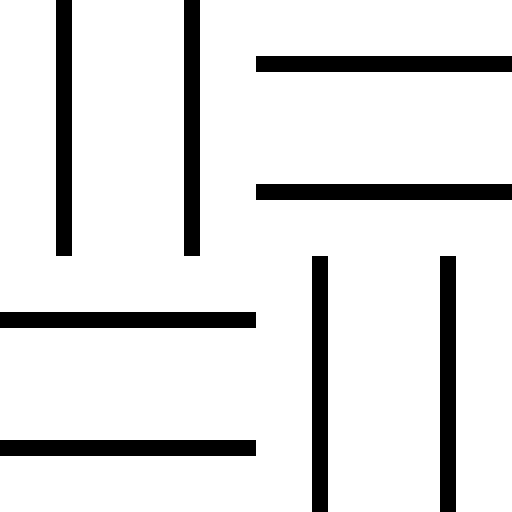

This game map was drawn from its Tiled (.tmx) file and the tilesets committed beside it. A one-line description and the full map source follow:
An orthogonal 4x4 tile map with 128x128 px tiles, 1 tile layer (Tile Layer 1).

<map version="1.2" tiledversion="1.3.4" orientation="orthogonal" renderorder="right-down" width="4" height="4" tilewidth="128" tileheight="128" infinite="0" nextlayerid="2" nextobjectid="1">
 <tileset firstgid="1" name="g1" tilewidth="128" tileheight="128" tilecount="15" columns="0">
  <grid orientation="orthogonal" width="1" height="1" />
  <tile id="0">
   <image width="128" height="128" source="../tileset/0.bmp" />
  </tile>
  <tile id="1">
   <image width="128" height="128" source="../tileset/1.bmp" />
  </tile>
  <tile id="2">
   <image width="128" height="128" source="../tileset/2.bmp" />
  </tile>
  <tile id="3">
   <image width="128" height="128" source="../tileset/3.bmp" />
  </tile>
  <tile id="4">
   <image width="128" height="128" source="../tileset/4.bmp" />
  </tile>
  <tile id="5">
   <image width="128" height="128" source="../tileset/5.bmp" />
  </tile>
  <tile id="6">
   <image width="128" height="128" source="../tileset/6.bmp" />
  </tile>
  <tile id="7">
   <image width="128" height="128" source="../tileset/7.bmp" />
  </tile>
  <tile id="8">
   <image width="128" height="128" source="../tileset/8.bmp" />
  </tile>
  <tile id="9">
   <image width="128" height="128" source="../tileset/9.bmp" />
  </tile>
  <tile id="10">
   <image width="128" height="128" source="../tileset/10.bmp" />
  </tile>
  <tile id="11">
   <image width="128" height="128" source="../tileset/11.bmp" />
  </tile>
  <tile id="12">
   <image width="128" height="128" source="../tileset/12.bmp" />
  </tile>
  <tile id="13">
   <image width="128" height="128" source="../tileset/13.bmp" />
  </tile>
  <tile id="14">
   <image width="128" height="128" source="../tileset/14.bmp" />
  </tile>
 </tileset>
 <layer id="1" name="Tile Layer 1" width="4" height="4">
  <data encoding="csv">
5,5,6,6,
5,5,6,6,
6,6,5,5,
6,6,5,5
</data>
 </layer>
</map>
